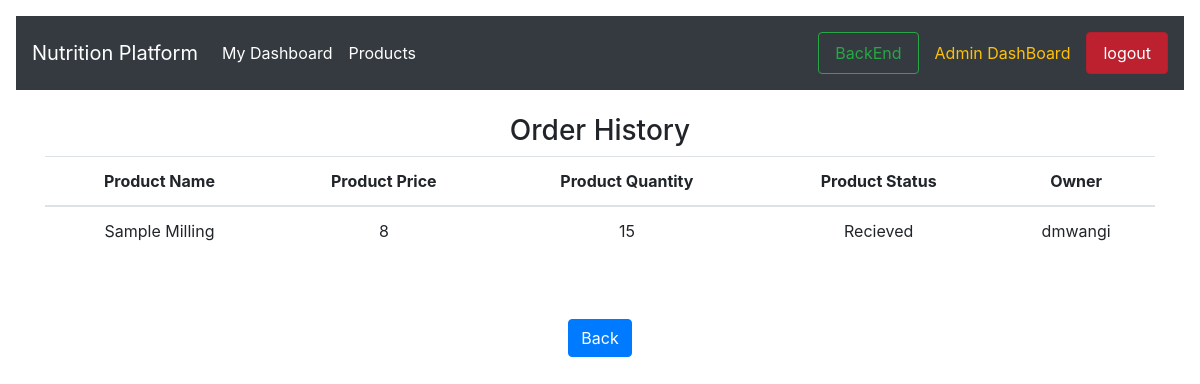
The page /accounts/order-history (signed in) on the database its author committed.
### accounts/models.py (models this page shows)
class PlaceOrderModel(models.Model):
    order_by = models.CharField(max_length=20, null=True)
    product_name = models.CharField(max_length=50, null=True)
    product_quantity = models.IntegerField(default=1)
    product_price = models.IntegerField(null=True)
    product_status = models.CharField(max_length=100, null=True, choices=STATUS, default='Ordered')

### accounts/views.py (the view)
# urls.py: path('order-history', views.showOrderHistory, name='order-history'),
def showOrderHistory(request):
    username = request.user
    orderDetail = PlaceOrderModel.objects.filter(order_by=username)
    print(orderDetail)
    context = {'orderDetail': orderDetail}
    return render(request, 'order-history.html', context)

### accounts/templates/order-history.html
{% extends 'dash.html' %}
{% load static %}
{% load bootstrap4 %}
{% block body %}
<div class="container m-md-6">
        <h3> Order History </h3>
        <table class="table">
            <thead>
            <tr>
                <th scope="col">Product Name</th>
                <th scope="col">Product Price</th>
                <th scope="col">Product Quantity</th>
                <th scope="col">Product Status</th>
                <th scope="col">Owner</th>
            </tr>
            </thead>
            <tbody>
            {% for order in orderDetail %}
            <tr>
                <td>{{ order.product_name }}</td>
                <td>{{ order.product_price }}</td>
                <td>{{ order.product_quantity }}</td>
                <td>{{ order.product_status }}</td>
                <td>{{ order.order_by }}</td>
            </tr>
            {% endfor %}
            </tbody>
        </table>
        <br>
        <br>
        <a type="button" class="btn btn-primary" href="{% url 'user-dashboard' %}">Back</a>
</div>
    {% endblock %}

### rows shown on the page
PlaceOrderModel: product_name "Sample Milling", product_price "8", product_quantity "15", product_status "Recieved", order_by "dmwangi"
